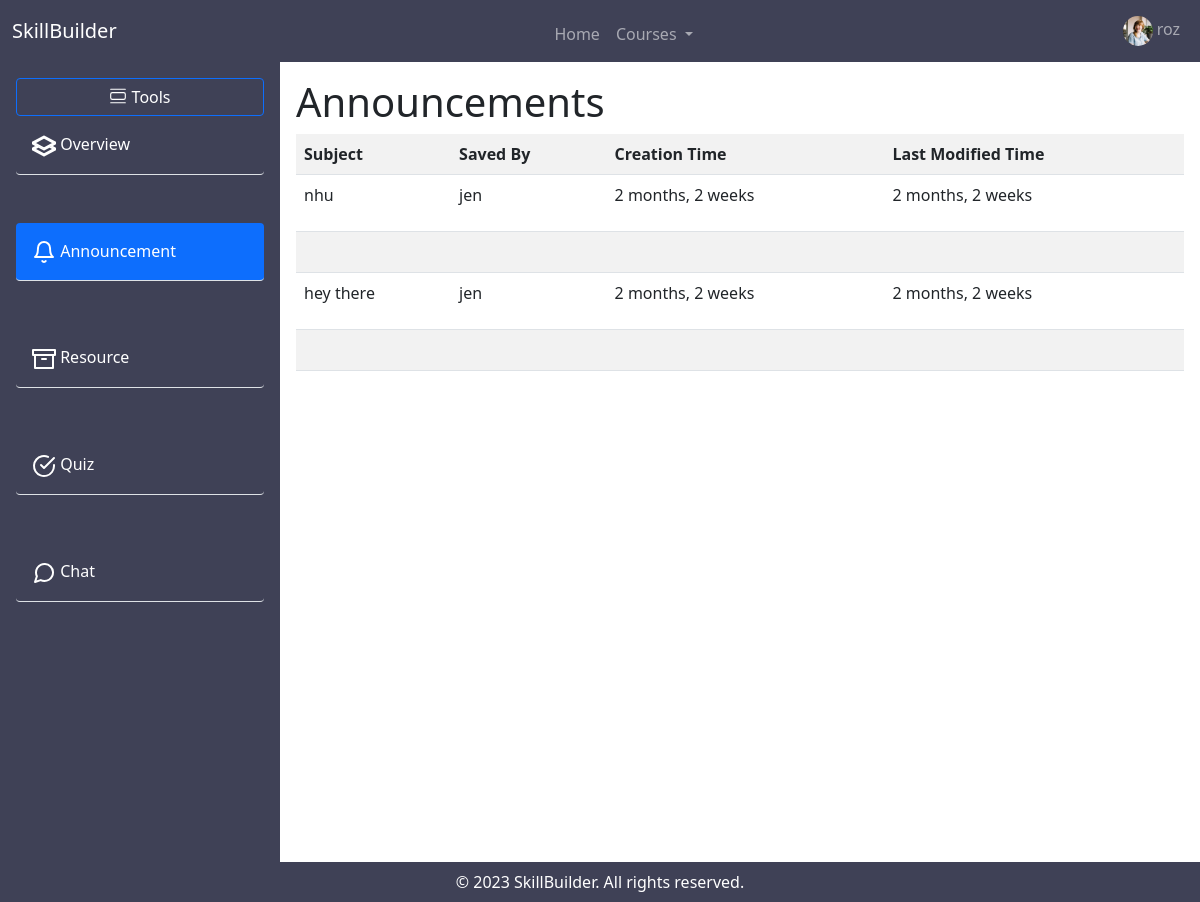
Before: /course/1/announcement (signed in) with the older database file.
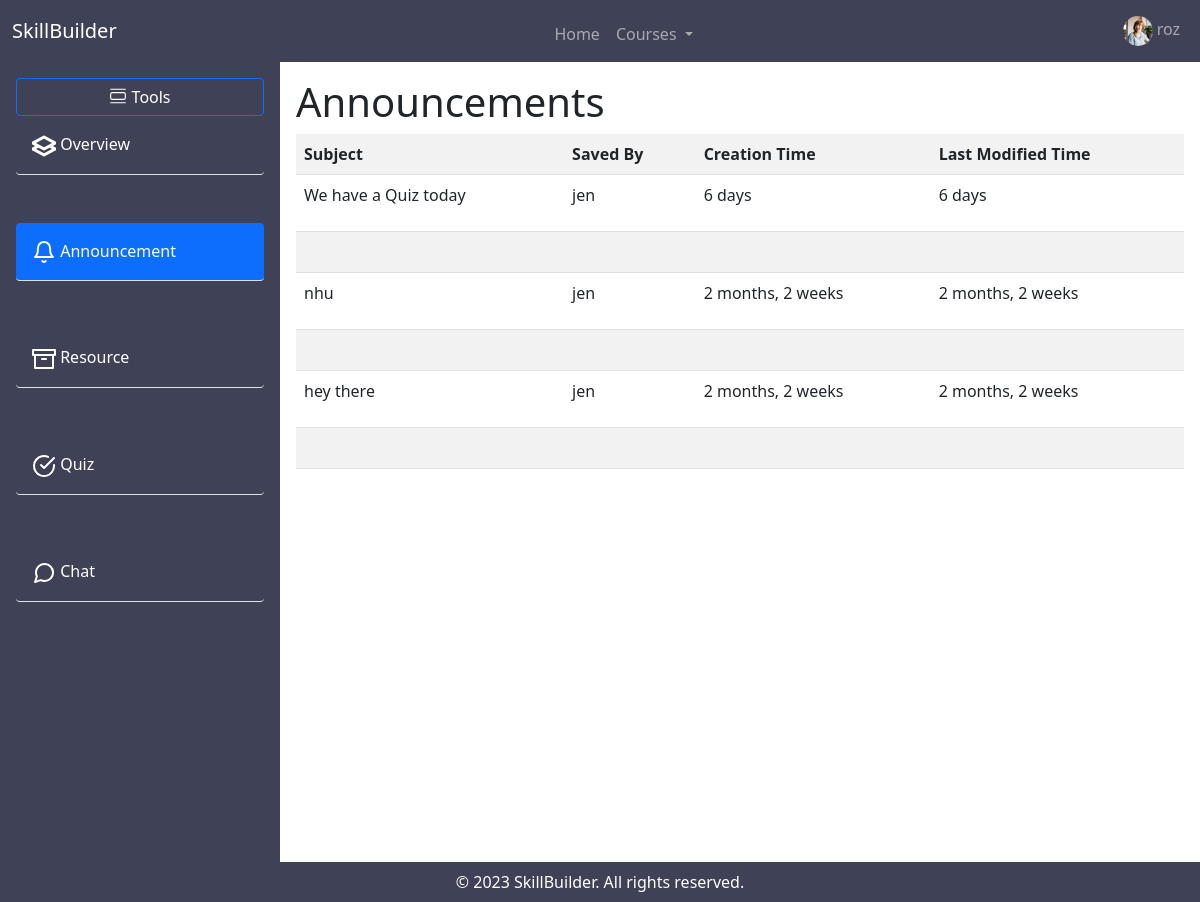
After: the same page with the newer database file.
### course/models.py (models this page shows, shortened)
class Announcement(models.Model):
    title = models.CharField(max_length=200)
    content = models.TextField(blank=True, null=True)
    course = models.ForeignKey(Course, on_delete=models.CASCADE)
    date = models.DateTimeField(auto_now_add=True)
    created  = models.DateTimeField(auto_now_add=True)
    updated = models.DateTimeField(auto_now=True)

class Course(models.Model):
    name = models.CharField(max_length=100)
    description = models.TextField(blank=True, null=True)
    instructor = models.ForeignKey(User, on_delete=models.CASCADE)
    created = models.DateField(auto_now_add=True)
    updated = models.DateField(auto_now=True)
    def __str__(self):
        return self.name

### myapp/models.py (models this page shows)
class User(AbstractUser):
    is_employer = models.BooleanField("Is employer",default=False)
    is_employee = models.BooleanField("Is employee", default=False)
    is_email_verified = models.BooleanField(default=False)
    my_employer = models.CharField(max_length=200, null=True, blank=True)
    first_name = models.CharField(max_length=30, blank=False, null=False)
    last_name = models.CharField(max_length=30, blank=False, null=False)
    bio = models.TextField(blank=True, null=True)
    avatar = models.ImageField(null=True, default="avatar.svg")

### course/views/announcement_page.py (the view)
# urls.py: path('course/<str:pk>/announcement', announcement_page.announcementPage, name='announcement'),
def announcementPage(request, pk):
    employee = request.user
    participants = Participants.objects.filter(user=employee)
    courses = [participant.course for participant in participants]
    course = Course.objects.get(pk=pk)
    announcements = Announcement.objects.filter(course=course).order_by('-updated')
    context = {
        'course': course,
        'announcements': announcements,
        'courses': courses
    }
    return render(request, "page/announcement_page.html", context)

### course/templates/page/announcement_page.html (shortened to what this page needs)
{% extends 'main.html' %} {% load static %} | {% block content %}
<div>
    <h1>Announcements</h1>
    {% if announcements %}
    <table class="table table-hover table-striped">
        <tr class="announcement-header">
            <th>Subject</th>
            <th>Saved By</th>
            <th>Creation Time</th>
            <th>Last Modified Time</th>
        </tr>
        {% for announcement in announcements %}
        <tr>
            <td class="view announcement-view"> <a>
                {% if announcement.title %}
                {{announcement.title}}
                {% else %}
                N/A
                {% endif %}
            </a>
            </td>
            <td>
                {% if course.instructor %}
                <p>{{course.instructor}}</p>
                {% else %}
                <p>N/A</p>
                {% endif %}
            </td>
            <td>
                {% if announcement.created|timesince %}
                <p>{{announcement.created|timesince}}</p>
                {% else %}
                <p>N/A</p>
                {% endif %}
            </td>
            <td>
                {% if announcement.updated|timesince %}
                <p>{{announcement.updated|timesince}}</p>
                {% else %}
                <p>N/A</p>
                {% endif %}
            </td>
        </tr>
        <tr>
            <td colspan="4">
                <br>
            </tr>
        {% endfor %}
    </table>
    {% else %}
    <p>Annoucement not available</p>
    {% endif %}
</div>
{% endblock %}

Changed rows visible on the page:
added Announcement: title "We have a Quiz today", {{ course.instructor }} "jen", created "6 days", updated "6 days"
